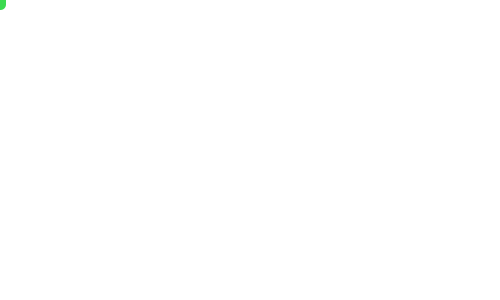
Frame 1 (no input)
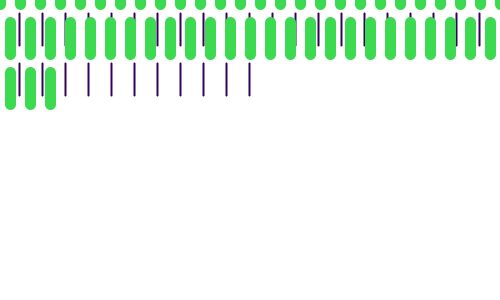
Frame 60 (the mouse pressed at the canvas centre just before this capture)
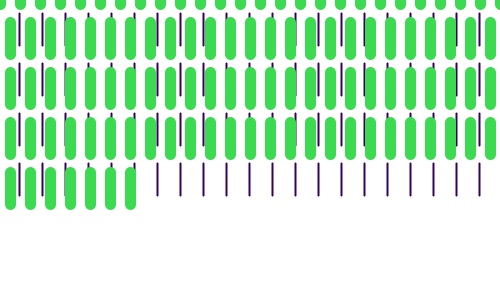
Frame 120 (the mouse held since frame 60 and released just before this capture)

The Processing sketch that drew these frames (run headless with seeded random() and noise(); from frame 60 on, the mouse is pressed at the canvas centre):

// Processing sketch: sketch_009_interference_patterns
// ── sketch_009_interference_patterns.pde
// https://web.archive.org/web/20170901151619/http://abandonedart.org/works/007_interference/diagonals4.pde

// Sept 2008 
// http://www.abandonedart.org
// http://www.zenbullets.com
//
// This work is licensed under a Creative Commons 3.0 License.
// (Attribution - NonCommerical - ShareAlike)
// http://creativecommons.org/licenses/by-nc-sa/3.0/
// 
// This basically means, you are free to use it as long as you:
// 1. give http://www.zenbullets.com a credit
// 2. don't use it for commercial gain
// 3. share anything you create with it in the same way I have
//
// These conditions can be waived if you want to do something groovy with it 
// though, so feel free to email me via http://www.zenbullets.com



//================================= global vars

int num = 20;
int scrwidth = 500;
int scrheight = 300;
Diagonals da, db;
int maxline = 60;

//================================= init

void setup() {
  size(500, 300); // CHANGE: cmaher
  background(255);
  frameRate(30);
  smooth();
  // x, y, speed, thickness, grey
  da = new Diagonals();
  db = new Diagonals();
}

//================================= frame loop

void draw() {
  da.update();
  db.update();
}

//================================= interaction

void mousePressed() { 
  background(255);
}

//================================= objects

class Diagonals {
  int x, y, speed, thick, rd, gr, bl, alph, len;
  
  Diagonals () {
    init();
  }
  
  void init() {
    x = 0;
    y = int(random(100) - maxline) ; 
    speed = int(random(40) + 10);
    thick = int(random(10) + 2);
    
    // cycle colour and b/w
    if ((rd == 0) || (rd == 255)) {
      rd = int(random(255));
      gr = int(random(255));
      bl = int(random(255));
    } else {
      if (rd > 125) {
        rd=255; gr=255; bl=255;
      } else {
        rd=0; gr=0; bl=0;
      }
    }
    
    // alph = int(random(10) + 90);
    // alph = 100;
    len = int(random(maxline - 10) + 10);
  }
  
  void update() {
    strokeWeight(thick);
    stroke(rd, gr, bl);
    line(x, y, x, y-len);
    x = x + speed;
    if (x > scrwidth) { 
      x = -50; 
      y = y + 50;
      if (y > (scrheight + maxline)) { init(); }
    }
  }
  
}
